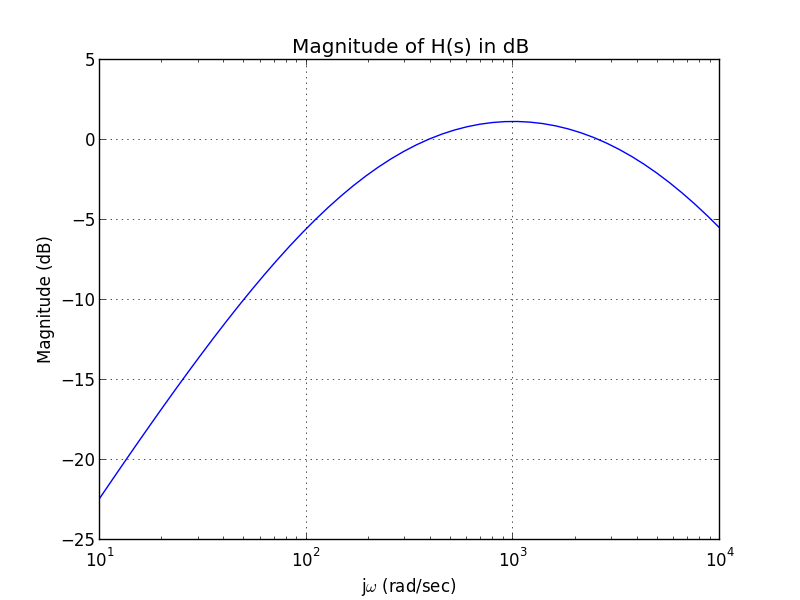

This figure's Python source:
import matplotlib.pyplot as plt
import numpy
import math

def convert_to_dB(H):
	dB = 20*(numpy.log10(abs(H)))
	return dB

def calcul8(s):
	H = 8000*s/((s**2)+(5000*s)+(10**6))
	return H


plt.figure();
s = numpy.logspace(1, 4)
H = calcul8(s)
dB = convert_to_dB(H)
 
plt.semilogx(s,dB)
plt.title("Magnitude of H(s) in dB")
plt.ylabel("Magnitude (dB)")
plt.xlabel("j$\omega$ (rad/sec)")
plt.grid()
plt.savefig("plot.png")
